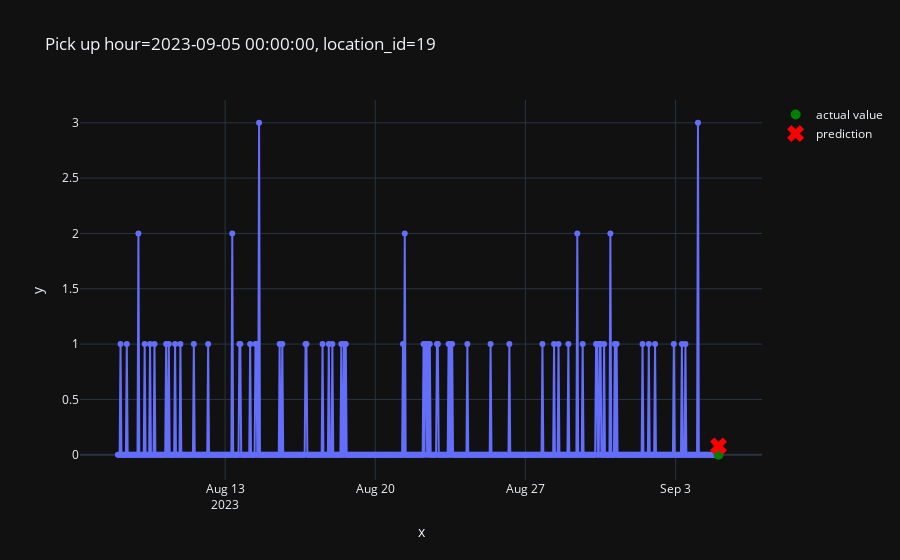

The cell this chart's notebook holds for it:
### Code cell
plot_one_sample(
    example_id=3979,
    features=X_test,
    targets=y_test,
    predictions=pd.Series(predictions)
)

### Figure 1 — Plotly figure (JSON) as saved in the notebook; plotly's stock layout.template omitted (floating-point values rounded to 4 significant figures; data arrays with more than 128 entries replaced by an {"elided": "..."} marker saying what was removed)
{"data": [{"hovertemplate": "x=%{x}<br>y=%{y}<extra></extra>", "legendgroup": "", "line": {"color": "#636efa", "dash": "solid"}, "marker": {"symbol": "circle"}, "mode": "lines+markers", "name": "", "orientation": "v", "showlegend": false, "type": "scatter", "x": {"elided": "673 str values"}, "xaxis": "x", "y": {"elided": "673 int values"}, "yaxis": "y"}, {"line": {"color": "green"}, "marker": {"size": 10}, "mode": "markers", "name": "actual value", "type": "scatter", "x": ["2023-09-05T00:00:00"], "y": [0]}, {"line": {"color": "red"}, "marker": {"size": 15, "symbol": "x"}, "mode": "markers", "name": "prediction", "type": "scatter", "x": ["2023-09-05T00:00:00"], "y": [0.07882]}], "layout": {"legend": {"tracegroupgap": 0}, "title": {"text": "Pick up hour=2023-09-05 00:00:00, location_id=19"}, "xaxis": {"anchor": "y", "domain": [0, 1], "title": {"text": "x"}}, "yaxis": {"anchor": "x", "domain": [0, 1], "title": {"text": "y"}}}}
